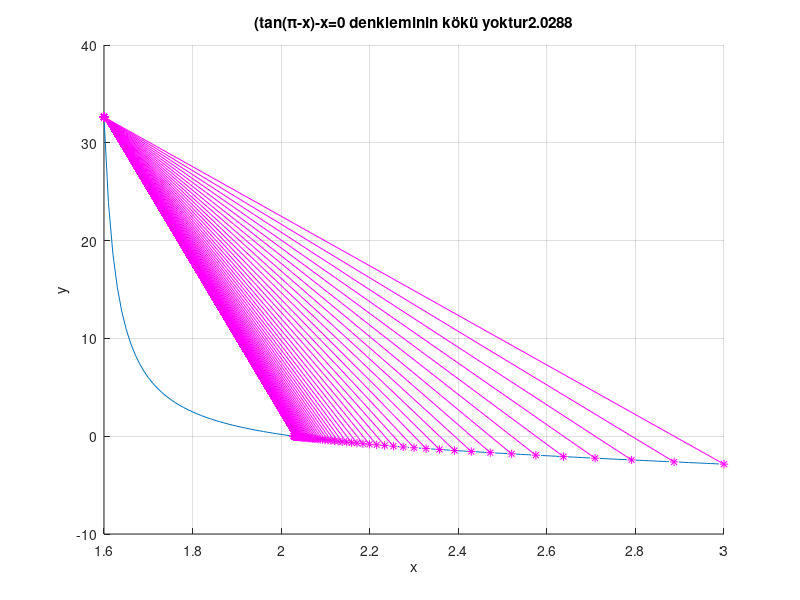

The MATLAB script that drew this image:
function regula_falsi
clear all ;clc
a=1.6; b=3; %aralığımız
x=[a:0.01:b]; % a dan baişa 0.01 arttırarak b ye kadar gel
y=f(x); %x in fteki karşılığı
it=1; %iterasyonumuz 1den başlayacak
if f(a)*f(b)>0 %f (a)* f(b) >0 sa kökümüz yoktur
    fprintf('(tan(\pi-x)-x=0 denkleminin (%4.2f, %4.2f) aralığında kökü yoktur',a,b)
else
    m=(a*f(b)-b*f(a))/(f(b)-f(a)); %c noktamızı bulduk
    while abs (f(m))>0.0001 %tolerans değerimizi kontrol ettik.
        line([a,b], [f(a) f(b)], [1,1], 'Marker','*', 'LineStyle', '-','Color','m'); %f(a) f(b) çizdirdik.
        hold on; %ifadeleri tuttuk
        it=it+1; %iterasyonu 1 arttırdık.
        if f(a)*f(m)<0  
            b=m;
        elseif f(m)*f(b)<0 
            a=m;
        end
        m=(a*f(b)-b*f(a))/(f(b)-f(a));
    end
    plot(x,y);
    xlabel('x');
    ylabel('y');
    title(['(tan(\pi-x)-x=0 denkleminin kökü yoktur', num2str(m)])
    grid on
    fprintf('tan(pi-x)-x=0 denkleminin kökü %6.4f dir ve iterasyon sayısı %6.4f dir',m,it)
end
function y=f(x) %fonksiyonumuz
y= tan (pi-x)-x; %Soruda verilen formül